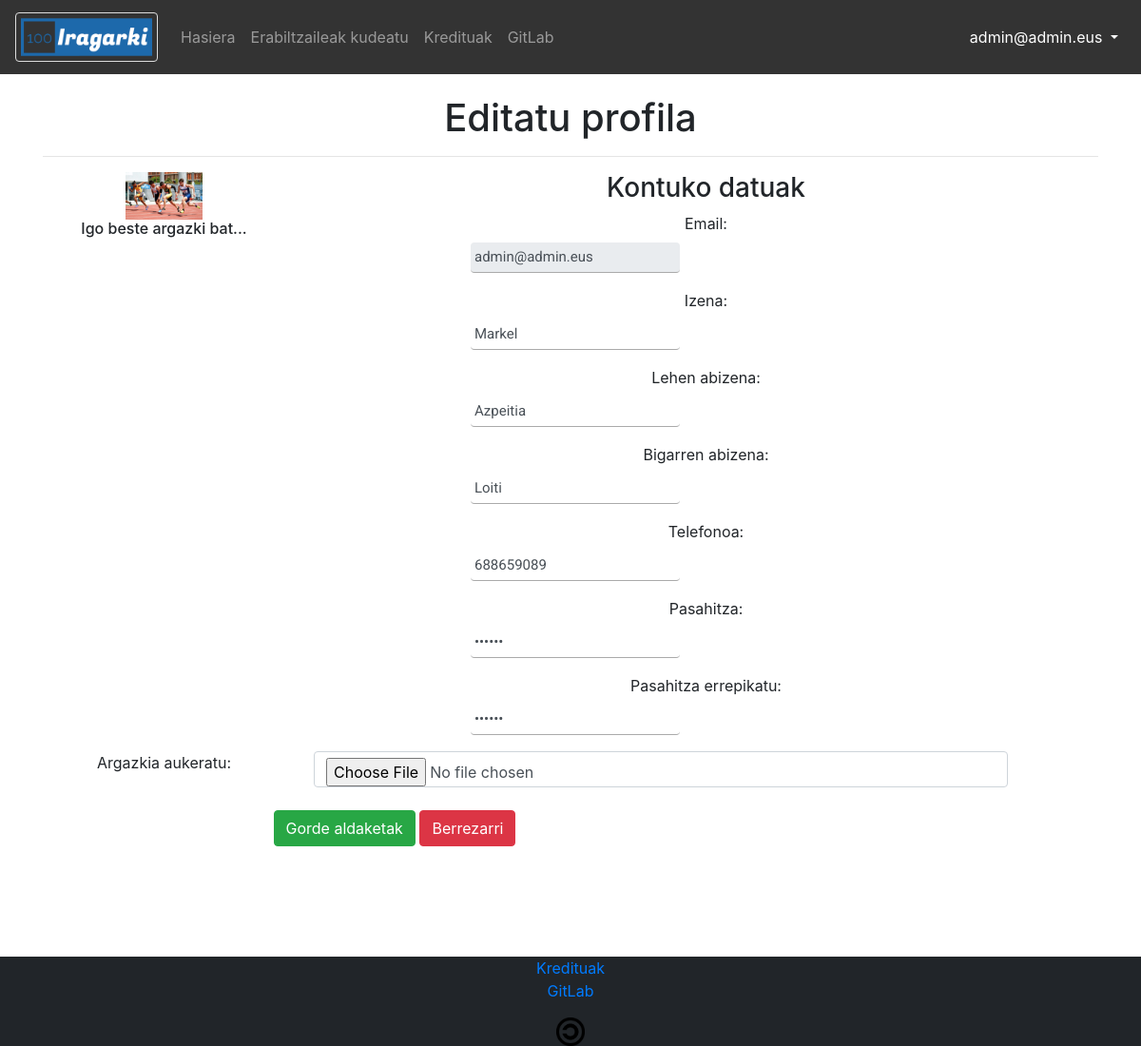
/php/ManageAccount.php (signed in), run on the app's committed database.
### tables this page shows
CREATE TABLE IF NOT EXISTS `users` (
  `email` varchar(100) NOT NULL,
  `password` varchar(100) NOT NULL,
  `name` varchar(100) NOT NULL,
  `surname1` varchar(100) NOT NULL,
  `surname2` varchar(100) NOT NULL,
  `telephone` int(11) NOT NULL,
  `banned` int(11) NOT NULL,
  `admin` int(11) NOT NULL,
  PRIMARY KEY (`email`)
);

### php/ManageAccount.php (the view, shortened to what this page needs)
<!DOCTYPE html>
<html>
<head>
</head>
<body>
	<?php include '../php/Menus.php' ?>
	<?php
	include '../php/DbConfig.php';
	$esteka = mysqli_connect($zerbitzaria, $erabiltzailea, $gakoa, $db) or die("Errorea datu-baseko konexioan");
	$email = $_SESSION['email'];
	$sql = "SELECT * FROM users WHERE email='$email'";
	$emaitza = mysqli_query($esteka, $sql) or die("Errorea datu-baseko kontsultan");
	while ($row = mysqli_fetch_array($emaitza, MYSQLI_ASSOC)) {
		$email = $row['email'];
		$name = $row['name'];
		$surname1 = $row['surname1'];
		$surname2 = $row['surname2'];
		$telephone = $row['telephone'];
	}
	?>
	<div class="main">
		<div class="container">
			<h1 style="text-align:center">Editatu profila</h1>
			<hr>
			<div class="row">
				<div class="col-md-3">
					<div class="text-center">
						<?php
					$images = glob("../images/users/".$email.".*");
					if (empty($images)) {
						$avatar = "../images/Anonimoa.png";
					}
					else {
						$avatar = $images[0];
					}
					?>
						<img src="<?php echo $avatar; ?>" class="avatar img-circle" alt="avatar" id="argazki">
						<h6>Igo beste argazki bat...</h6>
					</div>
				</div>
				<div class="col-md-9 personal-info">
					<h3>Kontuko datuak</h3>
					<form class="form-horizontal" role="form" name="eguneratu" id="eguneratu">
						<div class="form-group">
							<label class="col-lg-3 control-label" for="email">Email:</label>
							<div class="col-lg-8">
								<input class="form-control" type="text" id="email" name="email" value="<?php echo $email; ?>"
									readonly />
							</div>
						</div>
						<div class="form-group">
							<label class="col-lg-3 control-label" for="name">Izena:</label>
							<div class="col-lg-8">
								<input class="form-control" type="text" id="name" name="name" value="<?php echo $name; ?>" />
							</div>
						</div>
						<div class="form-group">
							<label class="col-lg-3 control-label" for="surname1">Lehen abizena:</label>
							<div class="col-lg-8">
								<input class="form-control" type="text" id="surname1" name="surname1"
									value="<?php echo $surname1; ?>" />
							</div>
						</div>
						<div class="form-group">
							<label class="col-lg-3 control-label" for="surname2">Bigarren abizena:</label>
							<div class="col-lg-8">
								<input class="form-control" type="text" id="surname2" name="surname2"
									value="<?php echo $surname2; ?>" />
							</div>
						</div>
						<div class="form-group">
							<label class="col-lg-3 control-label" for="telephone">Telefonoa:</label>
							<div class="col-lg-8">
								<input class="form-control" type="number" id="telephone" name="telephone" pattern="[0-9]{9}"
									title="Telefonoak 9 digitu izan behar ditu" value="<?php echo $telephone; ?>" />
							</div>
						</div>
						<div class="form-group">
							<label class="col-lg-3 control-label" for="password1">Pasahitza:</label>
							<div class="col-lg-8">
								<input class="form-control" type="password" id="password1" name="password1" minlength="6"
									value="123456">
							</div>
						</div>
						<div class="form-group">
							<label class="col-lg-3 control-label" for="password2">Pasahitza errepikatu:</label>
							<div class="col-lg-8">
								<input class="form-control" type="password" id="password2" name="password2" value="123456">
							</div>
						</div>
						</div class="form-group">
							<label class="col-lg-3 control-label" for="image">Argazkia aukeratu:</label>
							<div class="col-lg-8">
								<input type="file" class="form-control" id="image" name="image" accept="image/*">
							</div>
						</div>
						<div class="form-group">
							<br>
							<div class="col-lg-8">
								<input type="button" class="btn btn-success" value="Gorde aldaketak" id="gorde">
								<input type="reset" class="btn btn-danger" value="Berrezarri"
									onclick="location.href='ManageAccount.php'">
							</div>
						</div>
				</div>
			</div>
</body>
</html>

### styles/Style.css (style rules this page uses)
* { margin: 0; padding: 0; }
html { font-family: Roboto, sans-serif; }
body { margin: 0; background-color: #21ce77; }
footer { background: #212529; text-align: center; }
.main { position: relative; width: 100%; display: inline-block; text-align: center; margin-top: 100px; }
#argazki { max-height: 50px; max-width: 100px; }
h1 { margin: 0 0 20px 0; font-weight: 300; font-size: 28px; }
input[type="text"], input[type="password"], input[type="number"], input[type="tel"], input[type="email"] { display: block; box-sizing: border-box; margin-bottom: 1px; padding: 4px; width: 220px; height: 32px; border: none; border-bottom: 1px solid #AAA; font-family: 'Roboto', sans-serif; font-weight: 400; font-size: 15px; transition: 0.2s ease; display:inline-block; }

### data on the page
users: email (picture), email "admin@admin.eus", name "Markel", surname1 "Azpeitia", surname2 "Loiti", telephone "688659089"

### other printed values
$email "admin@admin.eus"
